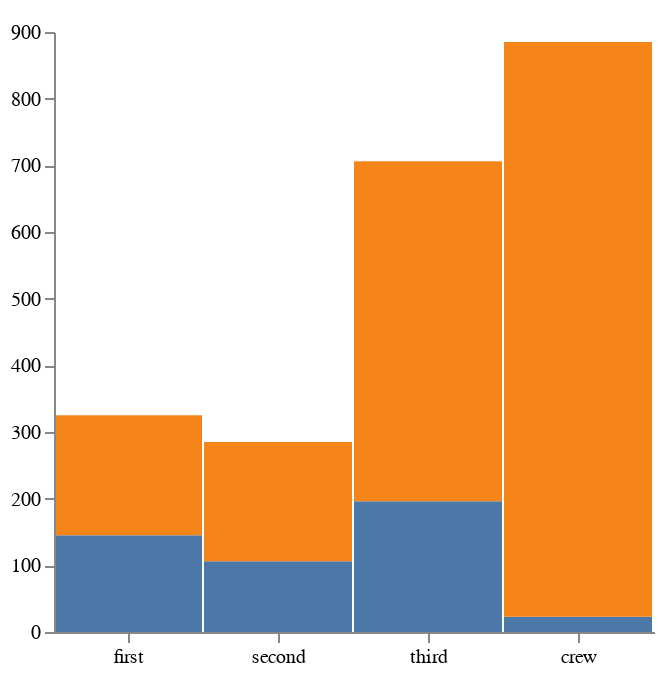

Specify this chart in Vega-Lite:
### Vega specification from a JSON file in a GitHub repository (floating-point values rounded to 4 significant figures)
{"$schema": "https://vega.github.io/schema/vega/v5.json", "description": "A basic stacked bar chart example.", "width": 300, "height": 300, "padding": 5, "data": [{"name": "table", "values": [{"x": "first", "y": 145, "c": 0}, {"x": "first", "y": 180, "c": 1}, {"x": "second", "y": 106, "c": 0}, {"x": "second", "y": 179, "c": 1}, {"x": "third", "y": 196, "c": 0}, {"x": "third", "y": 510, "c": 1}, {"x": "crew", "y": 23, "c": 0}, {"x": "crew", "y": 862, "c": 1}], "transform": [{"type": "stack", "groupby": ["x"], "sort": {"field": "c"}, "field": "y"}]}], "signals": [{"name": "tooltip", "value": {}, "on": [{"events": "rect:mouseover", "update": "datum"}, {"events": "rect:mouseout", "update": "{}"}]}], "scales": [{"name": "x", "type": "band", "range": "width", "domain": {"data": "table", "field": "x"}}, {"name": "y", "type": "linear", "range": "height", "nice": true, "zero": true, "domain": {"data": "table", "field": "y1"}}, {"name": "color", "type": "ordinal", "range": "category", "domain": {"data": "table", "field": "c"}}], "axes": [{"orient": "bottom", "scale": "x", "zindex": 1}, {"orient": "left", "scale": "y", "zindex": 1}], "marks": [{"type": "rect", "from": {"data": "table"}, "encode": {"enter": {"x": {"scale": "x", "field": "x"}, "width": {"scale": "x", "band": 1, "offset": -1}, "y": {"scale": "y", "field": "y0"}, "y2": {"scale": "y", "field": "y1"}, "fill": {"scale": "color", "field": "c"}}, "update": {"fillOpacity": {"value": 1}}, "hover": {"fillOpacity": {"value": 0.5}}}}, {"type": "text", "encode": {"enter": {"align": {"value": "center"}, "baseline": {"value": "bottom"}, "fill": {"value": "#333"}}, "update": {"x": {"scale": "x", "signal": "tooltip.x", "band": 0.5}, "y": {"scale": "y", "signal": "tooltip.y", "offset": -2}, "text": {"signal": "tooltip.y"}, "fillOpacity": [{"test": "isNaN(tooltip.amount)", "value": 0}, {"value": 1}]}}}]}
